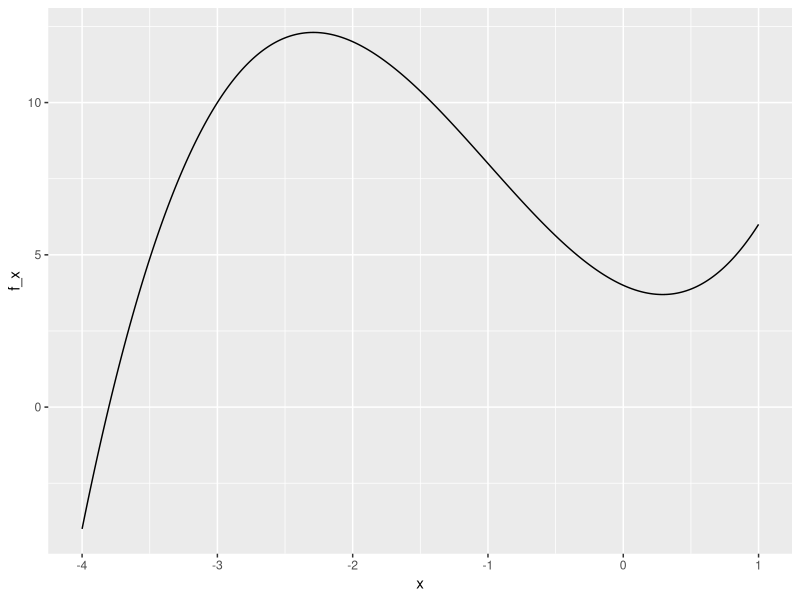

Reproduce this figure in R.
library(tidyverse) 

## Name the function
Fun1<- function(x){
  return(x^3 + 3 * x^2 - 2*x + 4) 
}

## Define the x variables 
x <- seq(-4, 1, length = 500) 



## Bisection Method Function
Bisection <- function(fun, ## Call the f(x) functions
                      
                      a, ## left point for bisection
                      
                      b, ## right point for bisection
                      
                      tol = 1e-6, ## tolerance between a and b 
                      
                      maxN = 200 ## we want to have a max on iterations
                          ## if no solution we don't want a
                          ## data leak
                      ){
  ## Check and make sure x* is between a and b 
  fa <- fun(a) 
  fb <- fun(b) 
  if (fa * fb > 0){
    stop('The solution is not between the bounds [a,b]. 
         Widen the search')
  }
  
  ## Check if c = x* 
  c <- (a + b) / 2
  fc <- fun(c) 
  if ( abs(fc) < tol | abs(a - b) < tol){
    return(c)
  }
  
  ## Main loop 
  for( i in 1:maxN){ ## We don't want the loop to be infinite
    if(fc * fa < 0){
      ## Left side
      b <- c
      fb <- fc
    }
    else{
      ## Right side
      a <- c 
      fa <- fc
    }
    if ( abs(fc) < tol | abs(a - b) < tol){
      message(sprintf('Solution achieved in %d iterations', i))
      message(sprintf('\tx = %5.4f', c)) 
      message(sprintf('\tf(x*) = %5.4f', fc)) 
      return(c)
    }
    c <- (a + b) / 2 
    fc <- fun(c) 
  }
  message(print('No Solution found')) 
  
}

Bisection(Fun1, min(x), max(x)) 

answers <- tibble(x = x,
                  f_x = Fun1(x)) 
ggplot(answers, aes(x = x, y = f_x)) + geom_line() 
